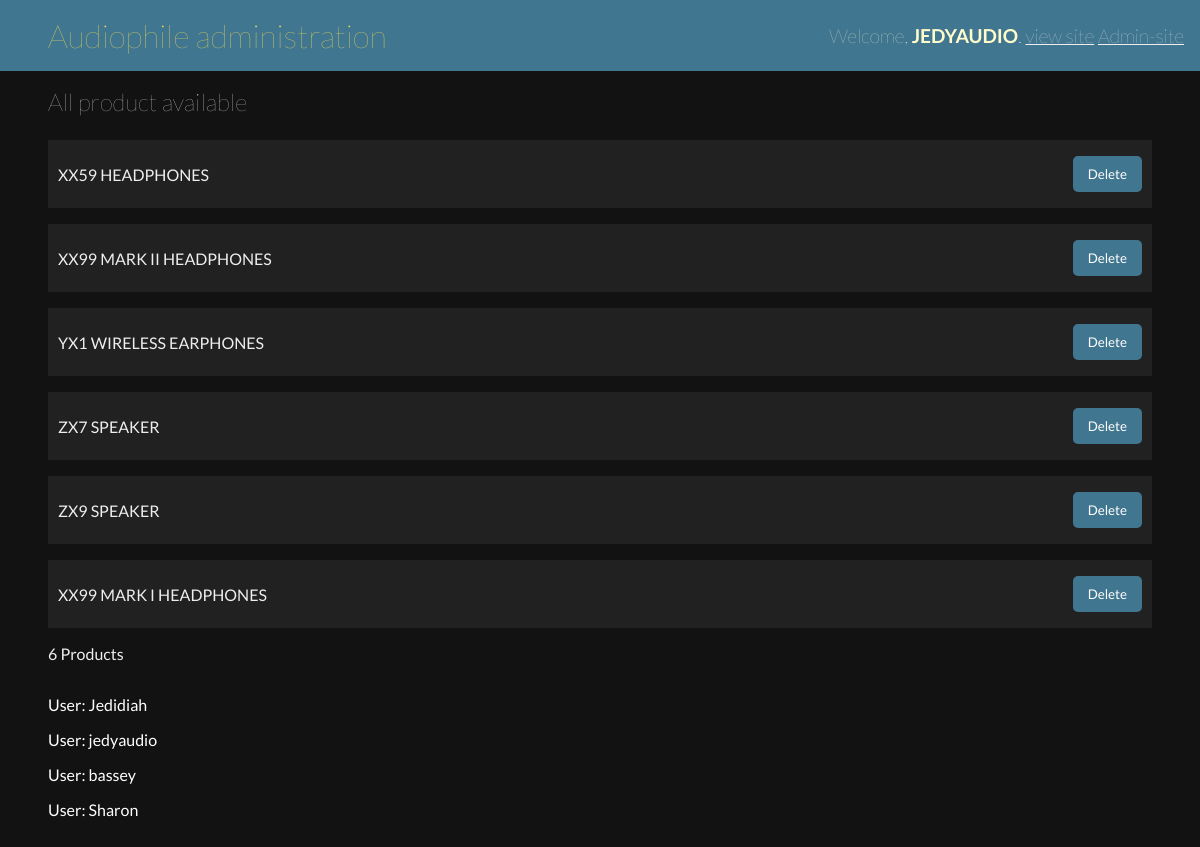
Page /Admin_Product (signed in) on the committed database.
### commerce/models.py (models this page shows, shortened)
class User(AbstractUser):
    Cart = models.ManyToManyField('Product',related_name='cart',blank = True)
    def __str__(self):
        return self.username

class Product(models.Model):
    Title = models.CharField(max_length = 200)
    Product_Name = models.CharField(max_length = 10000,default='')
    Product_Description = models.CharField(max_length = 10000)
    Product_Features = models.CharField(max_length = 10000)
    Amount = models.IntegerField()
    Product_Image =  models.CharField(max_length = 700000, default='')
    SideImage_1 =  models.CharField(max_length = 700000, default='')
    SideImage_2 =  models.CharField(max_length = 700000, default='')
    SideImage_3 =  models.CharField(max_length = 700000, default='')

### commerce/views.py (the view)
# urls.py: path('Admin_Product',audiophile.adminproduct,name='adminproduct'),
    def adminproduct(request):
        allProducts = Product.objects.all()
        allusers =  User.objects.all()
        if request.method =='POST':
            prodTitle = request.POST['producttitle']
            Product.objects.filter(Title = prodTitle).delete()
        return render(request,'commerce/adminproduct.html',{'allProducts':allProducts,'allusers':allusers})

### commerce/templates/commerce/adminproduct.html (shortened to what this page needs)
{% load static %}
<!DOCTYPE html>
<html lang="en">
<head>
    <link rel="stylesheet" href="{% static 'commerce/audioadmin.css' %}">
</head>
<body>
    <div class="container">
        <div class="top_nav">
            <div class="left">
                <h1>Audiophile administration</h1>
            </div>
            <div class="right">
                <h1>Welcome, <span>{{request.user}}</span>. <a href="{% url 'index' %}">view site</a> <a href="{% url 'admin_create'  %}">Admin-site</a></h1>
            </div>
        </div>
        <main id="adminproduct">
            <h2>All product available</h2>
            <div class="products">
                {% for allProduct in allProducts %}
                    <section>
                        <div>
                            <p>{{allProduct.Title}}</p>
                        </div>
                       <div id="delete_div">
                            <form action="{% url 'adminproduct' %}" method="POST">
                                <input type="submit" value="Delete">
                            </form>
                       </div>
                    </section>
                {% empty %}
                    <p>No products yet</p>
                {% endfor %}
                {{allProducts.count}} Products
            </div>
            <div style="color: white;padding-top:2em " class="user">
                {% for alluser in allusers %}
                    <div style="margin-bottom: 1em">
                        <p>User: {{alluser.username}}</p>
                    </div>
                {% empty %}
                    <p>No user</p>
                {% endfor %}
            </div>
        </main>
    </div>
</body>
</html>

### commerce/static/commerce/audioadmin.css (style rules this page uses)
* { margin: 0; padding: 0; box-sizing: border-box; font-family: 'Lato', sans-serif; }
.container { background: #121212; min-height: 100vh; padding-bottom: 2em }
.container .top_nav { display: flex; justify-content: space-between; background: #417690; color: #eee; padding: 1em;; padding-left: 3em; align-items: center }
.container .top_nav .left h1 { color: #f5dd50; font-weight: lighter; font-size: 2rem }
.container .top_nav .right h1 { font-weight: lighter; font-size: 1.2rem; color: #fffccc }
.container .top_nav .right h1 span { text-transform: uppercase; font-weight: bold }
.container .top_nav .right h1 a { color: #eee }
.container main { color: #eee; padding: 1em 3em 0 3em }
.container main h2 { font-weight: lighter }
.container main form { margin-top: 2em }
#adminproduct .products { padding-top: 1.5em }
#adminproduct .products section { width: 100%; background: #212121; margin-bottom: 1em; padding: 1em 10px; display: flex; justify-content: space-between; align-items: center; }
#adminproduct .products section { display: flex; justify-content: space-between; align-items: center; }
#adminproduct .products section form { padding: 0; margin: 0 }
#adminproduct .products section form input[type="submit"] { background: #417690; color: white; padding: 10px 15px; border-radius: 5px; border: none; cursor: pointer; }

### rows in the picture
User: user "JEDYAUDIO", username "jedyaudio"
Product: Title "XX59 HEADPHONES"
Product: Title "XX99 MARK II HEADPHONES"
Product: Title "YX1 WIRELESS EARPHONES"
Product: Title "ZX7 SPEAKER"
Product: Title "ZX9 SPEAKER"
Product: Title "XX99 MARK I HEADPHONES"
User: username "Jedidiah"
User: username "bassey"
User: username "Sharon"

### other values in the picture
{{ allProducts.count }} "6"
